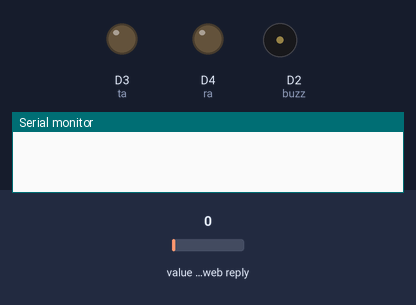
Simulated run of this sketch. Board: ESP8266 (NodeMCU). Shown: output pins drawn as LEDs (lit = HIGH), buzzer (waves = sounding, pin HIGH), the last lines printed to the serial monitor. The inputs (shaded band) are chosen by the test bench; at power-on: value in the web reply 0. WiFi joins after 1.5 s; servers stay silent unless stated; web services answer with replies made up by the test bench.

Above: at 0.1 s.
At 22.5 s:
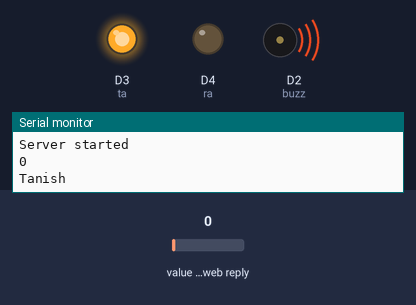
Timing chart, 0 to 24.0 s (numbered marks = the images above):
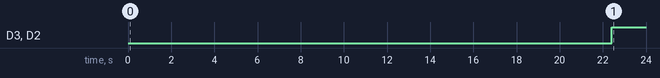

The sketch:

sketch_nov10a.ino
```cpp
#include <ESP8266WiFi.h>
#include <ESP8266HTTPClient.h>
#include <ESP8266WebServer.h>

WiFiClient client;
ESP8266WebServer server(80);
const int buzz = D2;
const int ta = D3;
const int ra = D4;
String ssid = "tanish";
String password = "tanishbar";
String apiKey = "6PMV480MWV9RFXSA";  // Replace with your ThingSpeak API Key
String channelID = "2360319";        // Replace with your ThingSpeak Channel ID
String thingSpeakAddress = "http://api.thingspeak.com/channels/";
String field_no = "1";

String request;
unsigned long serverStartTime = 0;  // Record the start time of the server
bool serverStarted = false;         // Flag to track if the server is started

void setup() {
  Serial.begin(115200);
  pinMode(buzz,OUTPUT);
  pinMode(ta,OUTPUT);
  pinMode(ra,OUTPUT);
  // Connect to Wi-Fi
  WiFi.begin(ssid, password);
  while (WiFi.status() != WL_CONNECTED) {
    delay(1000);
    Serial.println("Connecting to WiFi...");
  }
  Serial.println("Connected to WiFi");
  Serial.print("IP address: ");
  Serial.println(WiFi.localIP().toString());
}

void loop() {
  // Check if the server is not started and there's serial input
  if (!serverStarted) {
    startServer();
  }

  // Handle server requests if the server is started
  if (serverStarted) {
    server.handleClient();
    delay(20000);
    // Read value from ThingSpeak
    String val = thingspeakRead();
    Serial.println(val);
    // Process received values
    processReceivedValues(val);
    delay(3000);
    stopServer();
  }
}

String thingspeakRead() {
  if (client.connect("api.thingspeak.com", 80)) {
    request = thingSpeakAddress + channelID + "/fields/" + field_no + "/last?api_key=" + apiKey;
    HTTPClient http;  // Moved declaration outside of the function
    http.begin(client, request);
    http.GET();
    String value = http.getString();
    http.end();
    return value;
  }
  return "";  // Return an empty string if the connection fails
}

void startServer() {
  // Check if the server is not already started
  server.on("/", HTTP_GET, handleRoot);

  // Start server
  server.begin();
  serverStarted = true;
  Serial.println("Server started");
}

void stopServer() {
  server.stop();
  serverStarted = false;
  Serial.println("Server stopped");
  digitalWrite(LED_BUILTIN, LOW);  // Turn off the LED when stopping the server
}

void handleRoot() {
  server.send(200, "text/html", "<h1>Hello from ESP8266!</h1>");
}

void processReceivedValues(String val) {
  // Process the received values based on your requirements
  digitalWrite(buzz,HIGH);
  if (val == "0") {
    Serial.println("Tanish");
    digitalWrite(ta,HIGH);
  } else if (val == "1") {
    Serial.println("Rahul");
    digitalWrite(ra,HIGH);
  } else if (val == "2") {
    Serial.println("Saurav");
  } else if (val == "3") {
    Serial.println("Adarshuc");
  } else {
    Serial.println("Face does not match");
  }
}
```

Measured:
- by itself, D3 (ta), D2 (buzz): LOW → HIGH at 22.4 s
